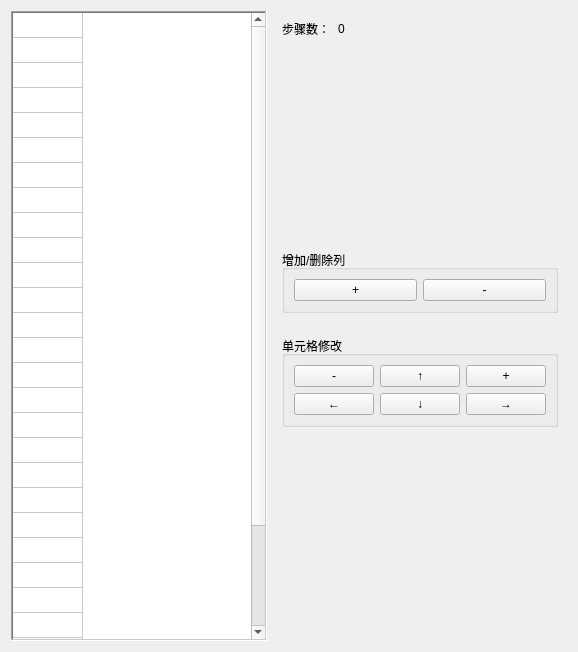
        <widget class="QWidget" name="tab">
         <attribute name="title">
          <string>表格方式</string>
         </attribute>
         <layout class="QGridLayout" name="gridLayout_5">
          <item row="0" column="0">
           <widget class="QTableWidget" name="tableWidget">
            <property name="autoFillBackground">
             <bool>false</bool>
            </property>
            <property name="frameShape">
             <enum>QFrame::WinPanel</enum>
            </property>
            <property name="textElideMode">
             <enum>Qt::ElideRight</enum>
            </property>
            <property name="showGrid">
             <bool>true</bool>
            </property>
            <property name="gridStyle">
             <enum>Qt::SolidLine</enum>
            </property>
            <attribute name="horizontalHeaderVisible">
             <bool>false</bool>
            </attribute>
            <attribute name="horizontalHeaderCascadingSectionResizes">
             <bool>false</bool>
            </attribute>
            <attribute name="horizontalHeaderMinimumSectionSize">
             <number>20</number>
            </attribute>
            <attribute name="horizontalHeaderDefaultSectionSize">
             <number>70</number>
            </attribute>
            <attribute name="horizontalHeaderHighlightSections">
             <bool>true</bool>
            </attribute>
            <attribute name="horizontalHeaderShowSortIndicator" stdset="0">
             <bool>false</bool>
            </attribute>
            <attribute name="verticalHeaderVisible">
             <bool>false</bool>
            </attribute>
            <attribute name="verticalHeaderMinimumSectionSize">
             <number>20</number>
            </attribute>
            <attribute name="verticalHeaderDefaultSectionSize">
             <number>25</number>
            </attribute>
            <row>
             <property name="text">
              <string>清除输入缓冲器？</string>
             </property>
            </row>
            <row>
             <property name="text">
              <string>1：</string>
             </property>
            </row>
            <row>
             <property name="text">
              <string>2：</string>
             </property>
            </row>
            <row>
             <property name="text">
              <string>3：</string>
             </property>
            </row>
            <row>
             <property name="text">
              <string>4：</string>
             </property>
            </row>
            <row>
             <property name="text">
              <string>5：</string>
             </property>
            </row>
            <row>
             <property name="text">
              <string>6：</string>
             </property>
            </row>
            <row>
             <property name="text">
              <string>无输入时跳过</string>
             </property>
            </row>
            <row>
             <property name="text">
              <string>按钮</string>
             </property>
            </row>
            <row>
             <property name="text">
              <string>多个计数器</string>
             </property>
            </row>
            <row>
             <property name="text">
              <string>当CNT=0时跳过</string>
             </property>
            </row>
            <row>
             <property name="text">
              <string>1：</string>
             </property>
            </row>
            <row>
             <property name="text">
              <string>2：</string>
             </property>
            </row>
            <row>
             <property name="text">
              <string>3：</string>
             </property>
            </row>
            <row>
             <property name="text">
              <string>4：</string>
             </property>
            </row>
            <row>
             <property name="text">
              <string>5：</string>
             </property>
            </row>
            <row>
             <property name="text">
              <string>6：</string>
             </property>
            </row>
            <row>
             <property name="text">
              <string>延时</string>
             </property>
            </row>
            <row>
             <property name="text">
              <string>1：顶出前图像</string>
             </property>
            </row>
            <row>
             <property name="text">
              <string>2：顶出后图像</string>
             </property>
            </row>
            <row>
             <property name="text">
              <string>3：</string>
             </property>
            </row>
            <row>
             <property name="text">
              <string>4：</string>
             </property>
            </row>
            <row>
             <property name="text">
              <string>5：</string>
             </property>
            </row>
            <row>
             <property name="text">
              <string>6：</string>
             </property>
            </row>
            <row>
             <property name="text">
              <string>检查图像</string>
             </property>
            </row>
            <row>
             <property name="text">
              <string>图像停止时跳过</string>
             </property>
            </row>
            <row>
             <property name="text">
              <string>图像执行</string>
             </property>
            </row>
            <row>
             <property name="text">
              <string>循环</string>
             </property>
            </row>
            <row>
             <property name="text">
              <string>执行日志</string>
             </property>
            </row>
            <row>
             <property name="text">
              <string>下一步</string>
             </property>
            </row>
            <column>
             <property name="text">
              <string>1</string>
             </property>
            </column>
            <item row="0" column="0">
             <property name="text">
              <string/>
             </property>
             <property name="textAlignment">
              <set>AlignCenter</set>
             </property>
            </item>
            <item row="1" column="0">
             <property name="text">
              <string/>
             </property>
             <property name="textAlignment">
              <set>AlignCenter</set>
             </property>
            </item>
            <item row="2" column="0">
             <property name="text">
              <string/>
             </property>
             <property name="textAlignment">
              <set>AlignCenter</set>
             </property>
            </item>
            <item row="3" column="0">
             <property name="text">
              <string/>
             </property>
             <property name="textAlignment">
              <set>AlignCenter</set>
             </property>
            </item>
            <item row="4" column="0">
             <property name="text">
              <string/>
             </property>
             <property name="textAlignment">
              <set>AlignCenter</set>
             </property>
            </item>
            <item row="5" column="0">
             <property name="text">
              <string/>
             </property>
             <property name="textAlignment">
              <set>AlignCenter</set>
             </property>
            </item>
            <item row="6" column="0">
             <property name="text">
              <string/>
             </property>
             <property name="textAlignment">
              <set>AlignCenter</set>
             </property>
            </item>
            <item row="7" column="0">
             <property name="text">
              <string/>
             </property>
             <property name="textAlignment">
              <set>AlignCenter</set>
             </property>
            </item>
            <item row="8" column="0">
             <property name="text">
              <string/>
             </property>
             <property name="textAlignment">
              <set>AlignCenter</set>
             </property>
            </item>
            <item row="9" column="0">
             <property name="text">
              <string/>
             </property>
             <property name="textAlignment">
              <set>AlignCenter</set>
             </property>
            </item>
            <item row="10" column="0">
             <property name="text">
              <string/>
             </property>
             <property name="textAlignment">
              <set>AlignCenter</set>
             </property>
            </item>
            <item row="11" column="0">
             <property name="text">
              <string/>
             </property>
             <property name="textAlignment">
              <set>AlignCenter</set>
             </property>
            </item>
            <item row="12" column="0">
             <property name="text">
              <string/>
             </property>
             <property name="textAlignment">
              <set>AlignCenter</set>
             </property>
            </item>
            <item row="13" column="0">
             <property name="text">
              <string/>
             </property>
             <property name="textAlignment">
              <set>AlignCenter</set>
             </property>
            </item>
            <item row="14" column="0">
             <property name="text">
              <string/>
             </property>
             <property name="textAlignment">
              <set>AlignCenter</set>
             </property>
            </item>
            <item row="15" column="0">
             <property name="text">
              <string/>
             </property>
             <property name="textAlignment">
              <set>AlignCenter</set>
             </property>
            </item>
            <item row="16" column="0">
             <property name="text">
              <string/>
             </property>
             <property name="textAlignment">
              <set>AlignCenter</set>
             </property>
            </item>
            <item row="17" column="0">
             <property name="text">
              <string/>
             </property>
             <property name="textAlignment">
              <set>AlignCenter</set>
             </property>
            </item>
            <item row="18" column="0">
             <property name="text">
              <string/>
             </property>
             <property name="textAlignment">
              <set>AlignCenter</set>
             </property>
            </item>
            <item row="19" column="0">
             <property name="text">
              <string/>
             </property>
             <property name="textAlignment">
              <set>AlignCenter</set>
             </property>
            </item>
            <item row="20" column="0">
             <property name="text">
              <string/>
             </property>
             <property name="textAlignment">
              <set>AlignCenter</set>
             </property>
            </item>
            <item row="21" column="0">
             <property name="text">
              <string/>
             </property>
             <property name="textAlignment">
              <set>AlignCenter</set>
             </property>
            </item>
            <item row="22" column="0">
             <property name="text">
              <string/>
             </property>
             <property name="textAlignment">
              <set>AlignCenter</set>
             </property>
            </item>
            <item row="23" column="0">
             <property name="text">
              <string/>
             </property>
             <property name="textAlignment">
              <set>AlignCenter</set>
             </property>
            </item>
            <item row="24" column="0">
             <property name="text">
              <string/>
             </property>
             <property name="textAlignment">
              <set>AlignCenter</set>
             </property>
            </item>
            <item row="25" column="0">
             <property name="text">
              <string/>
             </property>
             <property name="textAlignment">
              <set>AlignCenter</set>
             </property>
            </item>
            <item row="26" column="0">
             <property name="text">
              <string/>
             </property>
             <property name="textAlignment">
              <set>AlignCenter</set>
             </property>
            </item>
            <item row="27" column="0">
             <property name="text">
              <string/>
             </property>
             <property name="textAlignment">
              <set>AlignCenter</set>
             </property>
            </item>
            <item row="28" column="0">
             <property name="text">
              <string/>
             </property>
             <property name="textAlignment">
              <set>AlignCenter</set>
             </property>
            </item>
            <item row="29" column="0">
             <property name="text">
              <string/>
             </property>
             <property name="textAlignment">
              <set>AlignCenter</set>
             </property>
            </item>
           </widget>
          </item>
          <item row="0" column="1">
           <widget class="QWidget" name="widget_2" native="true">
            <layout class="QGridLayout" name="gridLayout_4">
             <item row="3" column="2">
              <spacer name="verticalSpacer_3">
               <property name="orientation">
                <enum>Qt::Vertical</enum>
               </property>
               <property name="sizeHint" stdset="0">
                <size>
                 <width>20</width>
                 <height>17</height>
                </size>
               </property>
              </spacer>
             </item>
             <item row="2" column="0" colspan="5">
              <widget class="QGroupBox" name="groupBox_2">
               <property name="title">
                <string>增加/删除列</string>
               </property>
               <layout class="QGridLayout" name="gridLayout_3">
                <item row="0" column="0">
                 <widget class="QPushButton" name="buttonColAdd">
                  <property name="text">
                   <string>+</string>
                  </property>
                 </widget>
                </item>
                <item row="0" column="1">
                 <widget class="QPushButton" name="buttonColDelete">
                  <property name="text">
                   <string>-</string>
                  </property>
                 </widget>
                </item>
               </layout>
              </widget>
             </item>
             <item row="1" column="3">
              <spacer name="verticalSpacer_2">
               <property name="orientation">
                <enum>Qt::Vertical</enum>
               </property>
               <property name="sizeHint" stdset="0">
                <size>
                 <width>20</width>
                 <height>206</height>
                </size>
               </property>
              </spacer>
             </item>
             <item row="0" column="1">
              <widget class="QLabel" name="labelStepNum">
               <property name="text">
                <string>0</string>
               </property>
              </widget>
             </item>
             <item row="4" column="0" colspan="5">
              <widget class="QGroupBox" name="groupBox">
               <property name="title">
                <string>单元格修改</string>
               </property>
               <layout class="QGridLayout" name="gridLayout_2">
                <item row="0" column="0">
                 <widget class="QPushButton" name="buttonMinus">
                  <property name="text">
                   <string>-</string>
                  </property>
                 </widget>
                </item>
                <item row="0" column="1">
                 <widget class="QPushButton" name="buttonUp">
                  <property name="text">
                   <string>↑</string>
                  </property>
                 </widget>
                </item>
                <item row="0" column="2">
                 <widget class="QPushButton" name="buttonAdd">
                  <property name="text">
                   <string>+</string>
                  </property>
                 </widget>
                </item>
                <item row="1" column="0">
                 <widget class="QPushButton" name="buttonLeft">
                  <property name="text">
                   <string>←</string>
                  </property>
                 </widget>
                </item>
                <item row="1" column="1">
                 <widget class="QPushButton" name="buttonDown">
                  <property name="text">
                   <string>↓</string>
                  </property>
                 </widget>
                </item>
                <item row="1" column="2">
                 <widget class="QPushButton" name="buttonRight">
                  <property name="text">
                   <string>→</string>
                  </property>
                 </widget>
                </item>
               </layout>
              </widget>
             </item>
             <item row="5" column="3">
              <spacer name="verticalSpacer">
               <property name="orientation">
                <enum>Qt::Vertical</enum>
               </property>
               <property name="sizeHint" stdset="0">
                <size>
                 <width>20</width>
                 <height>205</height>
                </size>
               </property>
              </spacer>
             </item>
             <item row="0" column="0">
              <widget class="QLabel" name="labelStep">
               <property name="text">
                <string>步骤数：</string>
               </property>
              </widget>
             </item>
            </layout>
           </widget>
          </item>
         </layout>
        </widget>
